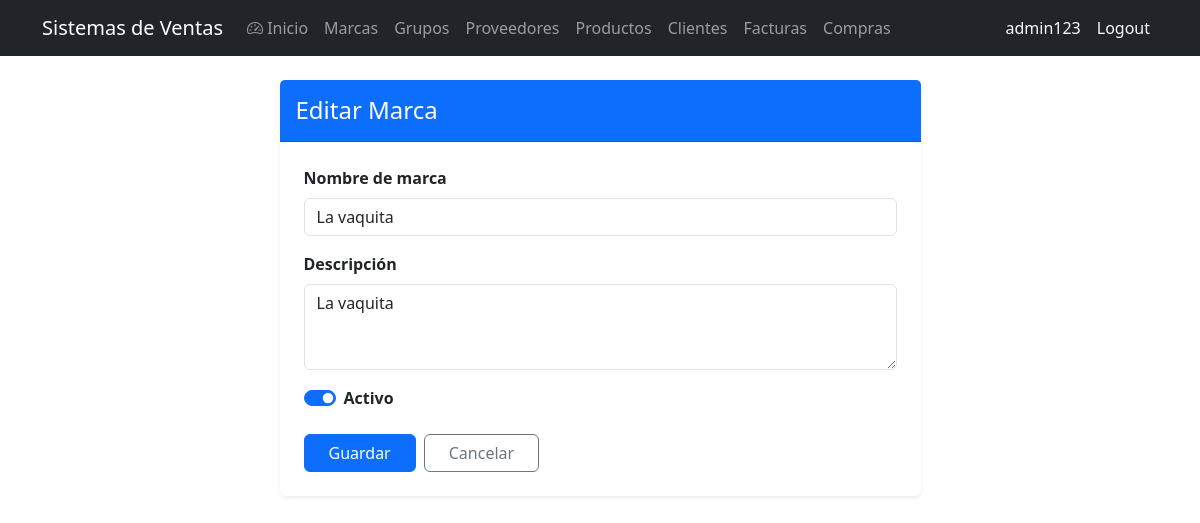
The app's page /brands/2/edit/ (signed in) with its own data.
### billing/models.py (models this page shows, shortened)
class Brand(models.Model):
    name = models.CharField(max_length=100, unique=True, verbose_name='Nombre de marca')
    description = models.TextField(blank=True, null=True, verbose_name='Descripción')
    is_active = models.BooleanField(default=True, verbose_name='Activo')
    created_at = models.DateTimeField(auto_now_add=True)
    updated_at = models.DateTimeField(auto_now=True)
    class Meta:
        verbose_name = 'Marca'
        verbose_name_plural = 'Marcas'
        ordering = ['name']

### billing/views.py (the view)
# urls.py: path('brands/<int:pk>/edit/', views.brand_update, name='brand_update'),
@login_required
@audit_action('UPDATE_BRAND')
def brand_update(request, pk):
    brand = get_object_or_404(Brand, pk=pk)
    if request.method == 'POST':
        form = BrandForm(request.POST, instance=brand)
        if form.is_valid():
            form.save()
            messages.success(request, 'Marca actualizada exitosamente!')
            return redirect('billing:brand_list')
    else:
        form = BrandForm(instance=brand)
    return render(request, 'billing/brand_form.html', {'form': form, 'title': 'Editar Marca'})

### billing/forms.py
class BrandForm(forms.ModelForm):
    class Meta:
        model = Brand
        fields = ['name', 'description', 'is_active']
        widgets = {
            'name': forms.TextInput(attrs={'class': 'form-control'}),
            'description': forms.Textarea(attrs={'class': 'form-control', 'rows': 3}),
            'is_active': forms.CheckboxInput(attrs={'class': 'form-check-input'}),
        }

### billing/templates/billing/brand_form.html (shortened to what this page needs)
{% extends 'billing/base.html' %}
{% load widget_tweaks %}
{% block content %}
<div class="row justify-content-center">
  <div class="col-lg-7 col-md-9">
    <div class="card shadow-sm border-0">
      <div class="card-header bg-primary text-white py-3">
        <h4 class="mb-0">{{ title }}</h4>
      </div>
      <div class="card-body p-4">
        <form method="post" novalidate>
          {% for field in form %}
            {% if field.field.widget.input_type == 'checkbox' %}
              <div class="form-check form-switch mb-3">
                {% render_field field class="form-check-input" %}
                <label class="form-check-label fw-semibold" for="{{ field.id_for_label }}">{{ field.label }}</label>
              </div>
            {% else %}
              <div class="mb-3">
                <label class="form-label fw-semibold" for="{{ field.id_for_label }}">{{ field.label }}</label>
                {% render_field field class="form-control" %}
              </div>
            {% endif %}
          {% endfor %}
          <div class="d-flex gap-2 mt-4">
            <button type="submit" class="btn btn-primary px-4">Guardar</button>
            <a href="{% url 'billing:brand_list' %}" class="btn btn-outline-secondary px-4">Cancelar</a>
          </div>
        </form>
      </div>
    </div>
  </div>
</div>
{% endblock %}

### billing/templates/billing/base.html (shortened to what this page needs)
<!DOCTYPE html>
<html lang="es">
<head>
  <link href="https://cdn.jsdelivr.net/npm/bootstrap@5.3.0/dist/css/bootstrap.min.css" rel="stylesheet">
  <link href="https://cdn.jsdelivr.net/npm/bootstrap-icons@1.11.3/font/bootstrap-icons.css" rel="stylesheet">
</head>
<body>
<nav class="navbar navbar-expand-lg navbar-dark bg-dark">
  <div class="container">
    <a class="navbar-brand" href="{% url 'billing:home' %}">Sistemas de Ventas</a>
    <div class="collapse navbar-collapse" id="nav">
      <ul class="navbar-nav me-auto">
        {% if user.is_authenticated %}
        <li class="nav-item"><a class="nav-link" href="{% url 'billing:home' %}"><i class="bi bi-speedometer2"></i> Inicio</a></li>
        <li class="nav-item"><a class="nav-link" href="{% url 'billing:brand_list' %}">Marcas</a></li>
        <li class="nav-item"><a class="nav-link" href="{% url 'billing:productgroup_list' %}">Grupos</a></li>
        <li class="nav-item"><a class="nav-link" href="{% url 'billing:supplier_list' %}">Proveedores</a></li>
        <li class="nav-item"><a class="nav-link" href="{% url 'billing:product_list' %}">Productos</a></li>
        <li class="nav-item"><a class="nav-link" href="{% url 'billing:customer_list' %}">Clientes</a></li>
        <li class="nav-item"><a class="nav-link" href="{% url 'billing:invoice_list' %}">Facturas</a></li>
        <li class="nav-item"><a class="nav-link" href="{% url 'purchasing:purchase_list' %}">Compras</a></li>
        {% endif %}
      </ul>
      <ul class="navbar-nav">
        {% if user.is_authenticated %}
        <li class="nav-item"><span class="nav-link text-light">{{ user.username }}</span></li>
        <li class="nav-item">
          <form method="post" action="{% url 'logout' %}" class="d-inline">
            <button type="submit" class="nav-link btn btn-link text-light" style="text-decoration:none;">Logout</button>
          </form>
        </li>
        {% else %}
        <li class="nav-item"><a class="nav-link" href="{% url 'login' %}">Login</a></li>
        <li class="nav-item"><a class="nav-link" href="{% url 'billing:signup' %}">Registarse</a></li>
        {% endif %}
      </ul>
    </div>
  </div>
</nav>
<div class="container mt-4">
  {% block content %}
  {% endblock %}
</div>
</body>
</html>

### records on screen
Brand: name "La vaquita" "La vaquita", is_active "☑"

### other values on screen
{{ user.username }} "admin123"
{{ title }} "Editar Marca"
{{ field.label }} "Nombre de marca" "Descripción"
{{ field.label }} "Activo"
